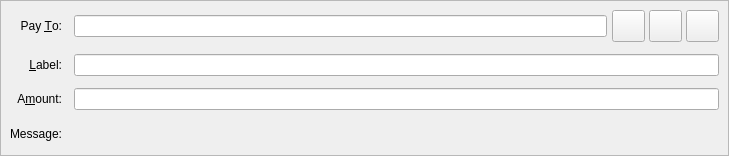
<?xml version="1.0" encoding="UTF-8"?>
<ui version="4.0">
 <class>SendCoinsEntry</class>
 <widget class="QStackedWidget" name="SendCoinsEntry">
  <property name="geometry">
   <rect>
    <x>0</x>
    <y>0</y>
    <width>729</width>
    <height>156</height>
   </rect>
  </property>
  <property name="focusPolicy">
   <enum>Qt::TabFocus</enum>
  </property>
  <property name="autoFillBackground">
   <bool>false</bool>
  </property>
  <widget class="QFrame" name="SendCoins">
   <property name="toolTip">
    <string>This is a normal payment.</string>
   </property>
   <property name="frameShape">
    <enum>QFrame::StyledPanel</enum>
   </property>
   <property name="frameShadow">
    <enum>QFrame::Sunken</enum>
   </property>
   <layout class="QGridLayout" name="gridLayout">
    <property name="spacing">
     <number>12</number>
    </property>
    <item row="0" column="0">
     <widget class="QLabel" name="payToLabel">
      <property name="text">
       <string>Pay &amp;To:</string>
      </property>
      <property name="alignment">
       <set>Qt::AlignRight|Qt::AlignTrailing|Qt::AlignVCenter</set>
      </property>
      <property name="buddy">
       <cstring>payTo</cstring>
      </property>
     </widget>
    </item>
    <item row="0" column="1">
     <layout class="QHBoxLayout" name="payToLayout">
      <property name="spacing">
       <number>0</number>
      </property>
      <item>
       <widget class="QValidatedLineEdit" name="payTo">
        <property name="toolTip">
         <string>The aeriumx address to send the payment to</string>
        </property>
       </widget>
      </item>
      <item>
       <spacer name="horizontalSpacer">
        <property name="orientation">
         <enum>Qt::Horizontal</enum>
        </property>
        <property name="sizeType">
         <enum>QSizePolicy::Fixed</enum>
        </property>
        <property name="sizeHint" stdset="0">
         <size>
          <width>5</width>
          <height>5</height>
         </size>
        </property>
       </spacer>
      </item>
      <item>
       <widget class="QToolButton" name="addressBookButton">
        <property name="toolTip">
         <string>Choose previously used address</string>
        </property>
        <property name="text">
         <string/>
        </property>
        <property name="icon">
         <iconset resource="../aeriumx.qrc">
          <normaloff>:/icons/address-book</normaloff>:/icons/address-book</iconset>
        </property>
        <property name="iconSize">
         <size>
          <width>25</width>
          <height>25</height>
         </size>
        </property>
        <property name="shortcut">
         <string>Alt+A</string>
        </property>
       </widget>
      </item>
      <item>
       <spacer name="horizontalSpacer_2">
        <property name="orientation">
         <enum>Qt::Horizontal</enum>
        </property>
        <property name="sizeType">
         <enum>QSizePolicy::Fixed</enum>
        </property>
        <property name="sizeHint" stdset="0">
         <size>
          <width>4</width>
          <height>4</height>
         </size>
        </property>
       </spacer>
      </item>
      <item>
       <widget class="QToolButton" name="pasteButton">
        <property name="toolTip">
         <string>Paste address from clipboard</string>
        </property>
        <property name="text">
         <string/>
        </property>
        <property name="icon">
         <iconset resource="..../aeriumx.qrc">
          <normaloff>:/icons/editpaste</normaloff>:/icons/editpaste</iconset>
        </property>
        <property name="iconSize">
         <size>
          <width>25</width>
          <height>25</height>
         </size>
        </property>
        <property name="shortcut">
         <string>Alt+P</string>
        </property>
       </widget>
      </item>
      <item>
       <spacer name="horizontalSpacer_3">
        <property name="orientation">
         <enum>Qt::Horizontal</enum>
        </property>
        <property name="sizeType">
         <enum>QSizePolicy::Fixed</enum>
        </property>
        <property name="sizeHint" stdset="0">
         <size>
          <width>4</width>
          <height>4</height>
         </size>
        </property>
       </spacer>
      </item>
      <item>
       <widget class="QToolButton" name="deleteButton">
        <property name="toolTip">
         <string>Remove this entry</string>
        </property>
        <property name="text">
         <string/>
        </property>
        <property name="icon">
         <iconset resource="..../aeriumx.qrc">
          <normaloff>:/icons/remove</normaloff>:/icons/remove</iconset>
        </property>
        <property name="iconSize">
         <size>
          <width>25</width>
          <height>25</height>
         </size>
        </property>
       </widget>
      </item>
     </layout>
    </item>
    <item row="1" column="0">
     <widget class="QLabel" name="labelLabel">
      <property name="text">
       <string>&amp;Label:</string>
      </property>
      <property name="alignment">
       <set>Qt::AlignRight|Qt::AlignTrailing|Qt::AlignVCenter</set>
      </property>
      <property name="buddy">
       <cstring>addAsLabel</cstring>
      </property>
     </widget>
    </item>
    <item row="1" column="1">
     <widget class="QLineEdit" name="addAsLabel">
      <property name="toolTip">
       <string>Enter a label for this address to add it to the list of used addresses</string>
      </property>
     </widget>
    </item>
    <item row="2" column="0">
     <widget class="QLabel" name="amountLabel">
      <property name="text">
       <string>A&amp;mount:</string>
      </property>
      <property name="alignment">
       <set>Qt::AlignRight|Qt::AlignTrailing|Qt::AlignVCenter</set>
      </property>
      <property name="buddy">
       <cstring>payAmount</cstring>
      </property>
     </widget>
    </item>
    <item row="2" column="1">
     <widget class="BitcoinAmountField" name="payAmount"/>
    </item>
    <item row="3" column="0">
     <widget class="QLabel" name="messageLabel">
      <property name="text">
       <string>Message:</string>
      </property>
      <property name="alignment">
       <set>Qt::AlignRight|Qt::AlignTrailing|Qt::AlignVCenter</set>
      </property>
     </widget>
    </item>
    <item row="3" column="1">
     <widget class="QLabel" name="messageTextLabel">
      <property name="toolTip">
       <string>A message that was attached to the aeriumx: URI which will be stored with the transaction for your reference. Note: This message will not be sent over the aeriumx network.</string>
      </property>
      <property name="textFormat">
       <enum>Qt::PlainText</enum>
      </property>
     </widget>
    </item>
   </layout>
  </widget>
  <widget class="QFrame" name="SendCoins_InsecurePaymentRequest">
   <property name="palette">
    <palette>
     <active>
      <colorrole role="WindowText">
       <brush brushstyle="SolidPattern">
        <color alpha="255">
         <red>0</red>
         <green>0</green>
         <blue>0</blue>
        </color>
       </brush>
      </colorrole>
      <colorrole role="Button">
       <brush brushstyle="SolidPattern">
        <color alpha="255">
         <red>255</red>
         <green>255</green>
         <blue>127</blue>
        </color>
       </brush>
      </colorrole>
      <colorrole role="Light">
       <brush brushstyle="SolidPattern">
        <color alpha="255">
         <red>255</red>
         <green>255</green>
         <blue>255</blue>
        </color>
       </brush>
      </colorrole>
      <colorrole role="Midlight">
       <brush brushstyle="SolidPattern">
        <color alpha="255">
         <red>255</red>
         <green>255</green>
         <blue>191</blue>
        </color>
       </brush>
      </colorrole>
      <colorrole role="Dark">
       <brush brushstyle="SolidPattern">
        <color alpha="255">
         <red>127</red>
         <green>127</green>
         <blue>63</blue>
        </color>
       </brush>
      </colorrole>
      <colorrole role="Mid">
       <brush brushstyle="SolidPattern">
        <color alpha="255">
         <red>170</red>
         <green>170</green>
         <blue>84</blue>
        </color>
       </brush>
      </colorrole>
      <colorrole role="Text">
       <brush brushstyle="SolidPattern">
        <color alpha="255">
         <red>0</red>
         <green>0</green>
         <blue>0</blue>
        </color>
       </brush>
      </colorrole>
      <colorrole role="BrightText">
       <brush brushstyle="SolidPattern">
        <color alpha="255">
         <red>255</red>
         <green>255</green>
         <blue>255</blue>
        </color>
       </brush>
      </colorrole>
      <colorrole role="ButtonText">
       <brush brushstyle="SolidPattern">
        <color alpha="255">
         <red>0</red>
         <green>0</green>
         <blue>0</blue>
        </color>
       </brush>
      </colorrole>
      <colorrole role="Base">
       <brush brushstyle="SolidPattern">
        <color alpha="255">
         <red>255</red>
         <green>255</green>
         <blue>255</blue>
        </color>
       </brush>
      </colorrole>
      <colorrole role="Window">
       <brush brushstyle="SolidPattern">
        <color alpha="255">
         <red>255</red>
         <green>255</green>
         <blue>127</blue>
        </color>
       </brush>
      </colorrole>
      <colorrole role="Shadow">
       <brush brushstyle="SolidPattern">
        <color alpha="255">
         <red>0</red>
         <green>0</green>
         <blue>0</blue>
        </color>
       </brush>
      </colorrole>
      <colorrole role="AlternateBase">
       <brush brushstyle="SolidPattern">
        <color alpha="255">
         <red>255</red>
         <green>255</green>
         <blue>191</blue>
        </color>
       </brush>
      </colorrole>
      <colorrole role="ToolTipBase">
       <brush brushstyle="SolidPattern">
        <color alpha="255">
         <red>255</red>
         <green>255</green>
         <blue>220</blue>
        </color>
       </brush>
      </colorrole>
      <colorrole role="ToolTipText">
       <brush brushstyle="SolidPattern">
        <color alpha="255">
         <red>0</red>
         <green>0</green>
         <blue>0</blue>
        </color>
       </brush>
      </colorrole>
     </active>
     <inactive>
      <colorrole role="WindowText">
       <brush brushstyle="SolidPattern">
        <color alpha="255">
         <red>0</red>
         <green>0</green>
         <blue>0</blue>
        </color>
       </brush>
      </colorrole>
      <colorrole role="Button">
       <brush brushstyle="SolidPattern">
        <color alpha="255">
         <red>255</red>
         <green>255</green>
         <blue>127</blue>
        </color>
       </brush>
      </colorrole>
      <colorrole role="Light">
       <brush brushstyle="SolidPattern">
        <color alpha="255">
         <red>255</red>
         <green>255</green>
         <blue>255</blue>
        </color>
       </brush>
      </colorrole>
      <colorrole role="Midlight">
       <brush brushstyle="SolidPattern">
        <color alpha="255">
         <red>255</red>
         <green>255</green>
         <blue>191</blue>
        </color>
       </brush>
      </colorrole>
      <colorrole role="Dark">
       <brush brushstyle="SolidPattern">
        <color alpha="255">
         <red>127</red>
         <green>127</green>
         <blue>63</blue>
        </color>
       </brush>
      </colorrole>
      <colorrole role="Mid">
       <brush brushstyle="SolidPattern">
        <color alpha="255">
         <red>170</red>
         <green>170</green>
         <blue>84</blue>
        </color>
       </brush>
      </colorrole>
      <colorrole role="Text">
       <brush brushstyle="SolidPattern">
        <color alpha="255">
         <red>0</red>
         <green>0</green>
         <blue>0</blue>
        </color>
       </brush>
      </colorrole>
      <colorrole role="BrightText">
       <brush brushstyle="SolidPattern">
        <color alpha="255">
         <red>255</red>
         <green>255</green>
         <blue>255</blue>
        </color>
       </brush>
      </colorrole>
      <colorrole role="ButtonText">
       <brush brushstyle="SolidPattern">
        <color alpha="255">
         <red>0</red>
         <green>0</green>
         <blue>0</blue>
        </color>
       </brush>
      </colorrole>
      <colorrole role="Base">
       <brush brushstyle="SolidPattern">
        <color alpha="255">
         <red>255</red>
         <green>255</green>
         <blue>255</blue>
        </color>
       </brush>
      </colorrole>
      <colorrole role="Window">
       <brush brushstyle="SolidPattern">
        <color alpha="255">
         <red>255</red>
         <green>255</green>
         <blue>127</blue>
        </color>
       </brush>
      </colorrole>
      <colorrole role="Shadow">
       <brush brushstyle="SolidPattern">
        <color alpha="255">
         <red>0</red>
         <green>0</green>
         <blue>0</blue>
        </color>
       </brush>
      </colorrole>
      <colorrole role="AlternateBase">
       <brush brushstyle="SolidPattern">
        <color alpha="255">
         <red>255</red>
         <green>255</green>
         <blue>191</blue>
        </color>
       </brush>
      </colorrole>
      <colorrole role="ToolTipBase">
       <brush brushstyle="SolidPattern">
        <color alpha="255">
         <red>255</red>
         <green>255</green>
         <blue>220</blue>
        </color>
       </brush>
      </colorrole>
      <colorrole role="ToolTipText">
       <brush brushstyle="SolidPattern">
        <color alpha="255">
         <red>0</red>
         <green>0</green>
         <blue>0</blue>
        </color>
       </brush>
      </colorrole>
     </inactive>
     <disabled>
      <colorrole role="WindowText">
       <brush brushstyle="SolidPattern">
        <color alpha="255">
         <red>127</red>
         <green>127</green>
         <blue>63</blue>
        </color>
       </brush>
      </colorrole>
      <colorrole role="Button">
       <brush brushstyle="SolidPattern">
        <color alpha="255">
         <red>255</red>
         <green>255</green>
         <blue>127</blue>
        </color>
       </brush>
      </colorrole>
      <colorrole role="Light">
       <brush brushstyle="SolidPattern">
        <color alpha="255">
         <red>255</red>
         <green>255</green>
         <blue>255</blue>
        </color>
       </brush>
      </colorrole>
      <colorrole role="Midlight">
       <brush brushstyle="SolidPattern">
        <color alpha="255">
         <red>255</red>
         <green>255</green>
         <blue>191</blue>
        </color>
       </brush>
      </colorrole>
      <colorrole role="Dark">
       <brush brushstyle="SolidPattern">
        <color alpha="255">
         <red>127</red>
         <green>127</green>
         <blue>63</blue>
        </color>
       </brush>
      </colorrole>
      <colorrole role="Mid">
       <brush brushstyle="SolidPattern">
        <color alpha="255">
         <red>170</red>
         <green>170</green>
         <blue>84</blue>
        </color>
       </brush>
      </colorrole>
      <colorrole role="Text">
       <brush brushstyle="SolidPattern">
        <color alpha="255">
         <red>127</red>
         <green>127</green>
         <blue>63</blue>
        </color>
       </brush>
      </colorrole>
      <colorrole role="BrightText">
       <brush brushstyle="SolidPattern">
        <color alpha="255">
         <red>255</red>
         <green>255</green>
         <blue>255</blue>
        </color>
       </brush>
      </colorrole>
      <colorrole role="ButtonText">
       <brush brushstyle="SolidPattern">
        <color alpha="255">
         <red>127</red>
         <green>127</green>
         <blue>63</blue>
        </color>
       </brush>
      </colorrole>
      <colorrole role="Base">
       <brush brushstyle="SolidPattern">
        <color alpha="255">
         <red>255</red>
         <green>255</green>
         <blue>127</blue>
        </color>
       </brush>
      </colorrole>
      <colorrole role="Window">
       <brush brushstyle="SolidPattern">
        <color alpha="255">
         <red>255</red>
         <green>255</green>
         <blue>127</blue>
        </color>
       </brush>
      </colorrole>
      <colorrole role="Shadow">
       <brush brushstyle="SolidPattern">
        <color alpha="255">
         <red>0</red>
         <green>0</green>
         <blue>0</blue>
        </color>
       </brush>
      </colorrole>
      <colorrole role="AlternateBase">
       <brush brushstyle="SolidPattern">
        <color alpha="255">
         <red>255</red>
         <green>255</green>
         <blue>127</blue>
        </color>
       </brush>
      </colorrole>
      <colorrole role="ToolTipBase">
       <brush brushstyle="SolidPattern">
        <color alpha="255">
         <red>255</red>
         <green>255</green>
         <blue>220</blue>
        </color>
       </brush>
      </colorrole>
      <colorrole role="ToolTipText">
       <brush brushstyle="SolidPattern">
        <color alpha="255">
         <red>0</red>
         <green>0</green>
         <blue>0</blue>
        </color>
       </brush>
      </colorrole>
     </disabled>
    </palette>
   </property>
   <property name="toolTip">
    <string>This is an unverified payment request.</string>
   </property>
   <property name="autoFillBackground">
    <bool>true</bool>
   </property>
   <property name="frameShape">
    <enum>QFrame::StyledPanel</enum>
   </property>
   <property name="frameShadow">
    <enum>QFrame::Sunken</enum>
   </property>
   <layout class="QGridLayout" name="gridLayout_is">
    <property name="spacing">
     <number>12</number>
    </property>
    <item row="0" column="0">
     <widget class="QLabel" name="payToLabel_is">
      <property name="text">
       <string>Pay To:</string>
      </property>
      <property name="alignment">
       <set>Qt::AlignRight|Qt::AlignTrailing|Qt::AlignVCenter</set>
      </property>
     </widget>
    </item>
    <item row="0" column="1">
     <layout class="QHBoxLayout" name="payToLayout_is">
      <property name="spacing">
       <number>0</number>
      </property>
      <item>
       <widget class="QLabel" name="payTo_is"/>
      </item>
      <item>
       <widget class="QToolButton" name="deleteButton_is">
        <property name="toolTip">
         <string>Remove this entry</string>
        </property>
        <property name="text">
         <string/>
        </property>
        <property name="icon">
         <iconset resource="..../aeriumx.qrc">
          <normaloff>:/icons/remove</normaloff>:/icons/remove</iconset>
        </property>
       </widget>
      </item>
     </layout>
    </item>
    <item row="1" column="0">
     <widget class="QLabel" name="memoLabel_is">
      <property name="text">
       <string>Memo:</string>
      </property>
      <property name="alignment">
       <set>Qt::AlignRight|Qt::AlignTrailing|Qt::AlignVCenter</set>
      </property>
     </widget>
    </item>
    <item row="1" column="1">
     <widget class="QLabel" name="memoTextLabel_is">
      <property name="textFormat">
       <enum>Qt::PlainText</enum>
      </property>
     </widget>
    </item>
    <item row="2" column="0">
     <widget class="QLabel" name="amountLabel_is">
      <property name="text">
       <string>A&amp;mount:</string>
      </property>
      <property name="alignment">
       <set>Qt::AlignRight|Qt::AlignTrailing|Qt::AlignVCenter</set>
      </property>
      <property name="buddy">
       <cstring>payAmount_is</cstring>
      </property>
     </widget>
    </item>
    <item row="2" column="1">
     <widget class="BitcoinAmountField" name="payAmount_is">
      <property name="acceptDrops">
       <bool>false</bool>
      </property>
     </widget>
    </item>
   </layout>
  </widget>
  <widget class="QFrame" name="SendCoins_SecurePaymentRequest">
   <property name="palette">
    <palette>
     <active>
      <colorrole role="WindowText">
       <brush brushstyle="SolidPattern">
        <color alpha="255">
         <red>0</red>
         <green>0</green>
         <blue>0</blue>
        </color>
       </brush>
      </colorrole>
      <colorrole role="Button">
       <brush brushstyle="SolidPattern">
        <color alpha="255">
         <red>140</red>
         <green>232</green>
         <blue>119</blue>
        </color>
       </brush>
      </colorrole>
      <colorrole role="Light">
       <brush brushstyle="SolidPattern">
        <color alpha="255">
         <red>230</red>
         <green>255</green>
         <blue>224</blue>
        </color>
       </brush>
      </colorrole>
      <colorrole role="Midlight">
       <brush brushstyle="SolidPattern">
        <color alpha="255">
         <red>185</red>
         <green>243</green>
         <blue>171</blue>
        </color>
       </brush>
      </colorrole>
      <colorrole role="Dark">
       <brush brushstyle="SolidPattern">
        <color alpha="255">
         <red>70</red>
         <green>116</green>
         <blue>59</blue>
        </color>
       </brush>
      </colorrole>
      <colorrole role="Mid">
       <brush brushstyle="SolidPattern">
        <color alpha="255">
         <red>93</red>
         <green>155</green>
         <blue>79</blue>
        </color>
       </brush>
      </colorrole>
      <colorrole role="Text">
       <brush brushstyle="SolidPattern">
        <color alpha="255">
         <red>0</red>
         <green>0</green>
         <blue>0</blue>
        </color>
       </brush>
      </colorrole>
      <colorrole role="BrightText">
       <brush brushstyle="SolidPattern">
        <color alpha="255">
         <red>155</red>
         <green>255</green>
         <blue>147</blue>
        </color>
       </brush>
      </colorrole>
      <colorrole role="ButtonText">
       <brush brushstyle="SolidPattern">
        <color alpha="255">
         <red>0</red>
         <green>0</green>
         <blue>0</blue>
        </color>
       </brush>
      </colorrole>
      <colorrole role="Base">
       <brush brushstyle="SolidPattern">
        <color alpha="255">
         <red>119</red>
         <green>255</green>
         <blue>233</blue>
        </color>
       </brush>
      </colorrole>
      <colorrole role="Window">
       <brush brushstyle="SolidPattern">
        <color alpha="255">
         <red>140</red>
         <green>232</green>
         <blue>119</blue>
        </color>
       </brush>
      </colorrole>
      <colorrole role="Shadow">
       <brush brushstyle="SolidPattern">
        <color alpha="255">
         <red>0</red>
         <green>0</green>
         <blue>0</blue>
        </color>
       </brush>
      </colorrole>
      <colorrole role="AlternateBase">
       <brush brushstyle="SolidPattern">
        <color alpha="255">
         <red>197</red>
         <green>243</green>
         <blue>187</blue>
        </color>
       </brush>
      </colorrole>
      <colorrole role="NoRole">
       <brush brushstyle="SolidPattern">
        <color alpha="255">
         <red>125</red>
         <green>194</green>
         <blue>122</blue>
        </color>
       </brush>
      </colorrole>
      <colorrole role="ToolTipBase">
       <brush brushstyle="SolidPattern">
        <color alpha="255">
         <red>255</red>
         <green>255</green>
         <blue>220</blue>
        </color>
       </brush>
      </colorrole>
      <colorrole role="ToolTipText">
       <brush brushstyle="SolidPattern">
        <color alpha="255">
         <red>0</red>
         <green>0</green>
         <blue>0</blue>
        </color>
       </brush>
      </colorrole>
     </active>
     <inactive>
      <colorrole role="WindowText">
       <brush brushstyle="SolidPattern">
        <color alpha="255">
         <red>0</red>
         <green>0</green>
         <blue>0</blue>
        </color>
       </brush>
      </colorrole>
      <colorrole role="Button">
       <brush brushstyle="SolidPattern">
        <color alpha="255">
         <red>140</red>
         <green>232</green>
         <blue>119</blue>
        </color>
       </brush>
      </colorrole>
      <colorrole role="Light">
       <brush brushstyle="SolidPattern">
        <color alpha="255">
         <red>230</red>
         <green>255</green>
         <blue>224</blue>
        </color>
       </brush>
      </colorrole>
      <colorrole role="Midlight">
       <brush brushstyle="SolidPattern">
        <color alpha="255">
         <red>185</red>
         <green>243</green>
         <blue>171</blue>
        </color>
       </brush>
      </colorrole>
      <colorrole role="Dark">
       <brush brushstyle="SolidPattern">
        <color alpha="255">
         <red>70</red>
         <green>116</green>
         <blue>59</blue>
        </color>
       </brush>
      </colorrole>
      <colorrole role="Mid">
       <brush brushstyle="SolidPattern">
        <color alpha="255">
         <red>93</red>
         <green>155</green>
         <blue>79</blue>
        </color>
       </brush>
      </colorrole>
      <colorrole role="Text">
       <brush brushstyle="SolidPattern">
        <color alpha="255">
         <red>0</red>
         <green>0</green>
         <blue>0</blue>
        </color>
       </brush>
      </colorrole>
      <colorrole role="BrightText">
       <brush brushstyle="SolidPattern">
        <color alpha="255">
         <red>155</red>
         <green>255</green>
         <blue>147</blue>
        </color>
       </brush>
      </colorrole>
      <colorrole role="ButtonText">
       <brush brushstyle="SolidPattern">
        <color alpha="255">
         <red>0</red>
         <green>0</green>
         <blue>0</blue>
        </color>
       </brush>
      </colorrole>
      <colorrole role="Base">
       <brush brushstyle="SolidPattern">
        <color alpha="255">
         <red>119</red>
         <green>255</green>
         <blue>233</blue>
        </color>
       </brush>
      </colorrole>
      <colorrole role="Window">
       <brush brushstyle="SolidPattern">
        <color alpha="255">
         <red>140</red>
         <green>232</green>
         <blue>119</blue>
        </color>
       </brush>
      </colorrole>
      <colorrole role="Shadow">
       <brush brushstyle="SolidPattern">
        <color alpha="255">
         <red>0</red>
         <green>0</green>
         <blue>0</blue>
        </color>
       </brush>
      </colorrole>
      <colorrole role="AlternateBase">
       <brush brushstyle="SolidPattern">
        <color alpha="255">
         <red>197</red>
         <green>243</green>
         <blue>187</blue>
        </color>
       </brush>
      </colorrole>
      <colorrole role="NoRole">
       <brush brushstyle="SolidPattern">
        <color alpha="255">
         <red>125</red>
         <green>194</green>
         <blue>122</blue>
        </color>
       </brush>
      </colorrole>
      <colorrole role="ToolTipBase">
       <brush brushstyle="SolidPattern">
        <color alpha="255">
         <red>255</red>
         <green>255</green>
         <blue>220</blue>
        </color>
       </brush>
      </colorrole>
      <colorrole role="ToolTipText">
       <brush brushstyle="SolidPattern">
        <color alpha="255">
         <red>0</red>
         <green>0</green>
         <blue>0</blue>
        </color>
       </brush>
      </colorrole>
     </inactive>
     <disabled>
      <colorrole role="WindowText">
       <brush brushstyle="SolidPattern">
        <color alpha="255">
         <red>70</red>
         <green>116</green>
         <blue>59</blue>
        </color>
       </brush>
      </colorrole>
      <colorrole role="Button">
       <brush brushstyle="SolidPattern">
        <color alpha="255">
         <red>140</red>
         <green>232</green>
         <blue>119</blue>
        </color>
       </brush>
      </colorrole>
      <colorrole role="Light">
       <brush brushstyle="SolidPattern">
        <color alpha="255">
         <red>230</red>
         <green>255</green>
         <blue>224</blue>
        </color>
       </brush>
      </colorrole>
      <colorrole role="Midlight">
       <brush brushstyle="SolidPattern">
        <color alpha="255">
         <red>185</red>
         <green>243</green>
         <blue>171</blue>
        </color>
       </brush>
      </colorrole>
      <colorrole role="Dark">
       <brush brushstyle="SolidPattern">
        <color alpha="255">
         <red>70</red>
         <green>116</green>
         <blue>59</blue>
        </color>
       </brush>
      </colorrole>
      <colorrole role="Mid">
       <brush brushstyle="SolidPattern">
        <color alpha="255">
         <red>93</red>
         <green>155</green>
         <blue>79</blue>
        </color>
       </brush>
      </colorrole>
      <colorrole role="Text">
       <brush brushstyle="SolidPattern">
        <color alpha="255">
         <red>70</red>
         <green>116</green>
         <blue>59</blue>
        </color>
       </brush>
      </colorrole>
      <colorrole role="BrightText">
       <brush brushstyle="SolidPattern">
        <color alpha="255">
         <red>155</red>
         <green>255</green>
         <blue>147</blue>
        </color>
       </brush>
      </colorrole>
      <colorrole role="ButtonText">
       <brush brushstyle="SolidPattern">
        <color alpha="255">
         <red>70</red>
         <green>116</green>
         <blue>59</blue>
        </color>
       </brush>
      </colorrole>
      <colorrole role="Base">
       <brush brushstyle="SolidPattern">
        <color alpha="255">
         <red>140</red>
         <green>232</green>
         <blue>119</blue>
        </color>
       </brush>
      </colorrole>
      <colorrole role="Window">
       <brush brushstyle="SolidPattern">
        <color alpha="255">
         <red>140</red>
         <green>232</green>
         <blue>119</blue>
        </color>
       </brush>
      </colorrole>
      <colorrole role="Shadow">
       <brush brushstyle="SolidPattern">
        <color alpha="255">
         <red>0</red>
         <green>0</green>
         <blue>0</blue>
        </color>
       </brush>
      </colorrole>
      <colorrole role="AlternateBase">
       <brush brushstyle="SolidPattern">
        <color alpha="255">
         <red>140</red>
         <green>232</green>
         <blue>119</blue>
        </color>
       </brush>
      </colorrole>
      <colorrole role="NoRole">
       <brush brushstyle="SolidPattern">
        <color alpha="255">
         <red>125</red>
         <green>194</green>
         <blue>122</blue>
        </color>
       </brush>
      </colorrole>
      <colorrole role="ToolTipBase">
       <brush brushstyle="SolidPattern">
        <color alpha="255">
         <red>255</red>
         <green>255</green>
         <blue>220</blue>
        </color>
       </brush>
      </colorrole>
      <colorrole role="ToolTipText">
       <brush brushstyle="SolidPattern">
        <color alpha="255">
         <red>0</red>
         <green>0</green>
         <blue>0</blue>
        </color>
       </brush>
      </colorrole>
     </disabled>
    </palette>
   </property>
   <property name="toolTip">
    <string>This is a verified payment request.</string>
   </property>
   <property name="autoFillBackground">
    <bool>true</bool>
   </property>
   <property name="frameShape">
    <enum>QFrame::StyledPanel</enum>
   </property>
   <property name="frameShadow">
    <enum>QFrame::Sunken</enum>
   </property>
   <layout class="QGridLayout" name="gridLayout_s">
    <property name="spacing">
     <number>12</number>
    </property>
    <item row="0" column="0">
     <widget class="QLabel" name="payToLabel_s">
      <property name="text">
       <string>Pay To:</string>
      </property>
      <property name="alignment">
       <set>Qt::AlignRight|Qt::AlignTrailing|Qt::AlignVCenter</set>
      </property>
     </widget>
    </item>
    <item row="0" column="1">
     <layout class="QHBoxLayout" name="payToLayout_s">
      <property name="spacing">
       <number>0</number>
      </property>
      <item>
       <widget class="QLabel" name="payTo_s">
        <property name="textFormat">
         <enum>Qt::PlainText</enum>
        </property>
       </widget>
      </item>
      <item>
       <widget class="QToolButton" name="deleteButton_s">
        <property name="toolTip">
         <string>Remove this entry</string>
        </property>
        <property name="text">
         <string/>
        </property>
        <property name="icon">
         <iconset resource="..../aeriumx.qrc">
          <normaloff>:/icons/remove</normaloff>:/icons/remove</iconset>
        </property>
       </widget>
      </item>
     </layout>
    </item>
    <item row="1" column="0">
     <widget class="QLabel" name="memoLabel_s">
      <property name="text">
       <string>Memo:</string>
      </property>
      <property name="alignment">
       <set>Qt::AlignRight|Qt::AlignTrailing|Qt::AlignVCenter</set>
      </property>
     </widget>
    </item>
    <item row="1" column="1">
     <widget class="QLabel" name="memoTextLabel_s">
      <property name="textFormat">
       <enum>Qt::PlainText</enum>
      </property>
     </widget>
    </item>
    <item row="2" column="0">
     <widget class="QLabel" name="amountLabel_s">
      <property name="text">
       <string>A&amp;mount:</string>
      </property>
      <property name="alignment">
       <set>Qt::AlignRight|Qt::AlignTrailing|Qt::AlignVCenter</set>
      </property>
      <property name="buddy">
       <cstring>payAmount_s</cstring>
      </property>
     </widget>
    </item>
    <item row="2" column="1">
     <widget class="BitcoinAmountField" name="payAmount_s">
      <property name="acceptDrops">
       <bool>false</bool>
      </property>
     </widget>
    </item>
   </layout>
  </widget>
 </widget>
 <customwidgets>
  <customwidget>
   <class>QValidatedLineEdit</class>
   <extends>QLineEdit</extends>
   <header>qvalidatedlineedit.h</header>
  </customwidget>
  <customwidget>
   <class>BitcoinAmountField</class>
   <extends>QLineEdit</extends>
   <header>bitcoinamountfield.h</header>
   <container>1</container>
  </customwidget>
 </customwidgets>
 <tabstops>
  <tabstop>payTo</tabstop>
  <tabstop>addressBookButton</tabstop>
  <tabstop>pasteButton</tabstop>
  <tabstop>deleteButton</tabstop>
  <tabstop>addAsLabel</tabstop>
  <tabstop>payAmount</tabstop>
  <tabstop>payAmount_is</tabstop>
  <tabstop>deleteButton_is</tabstop>
  <tabstop>payAmount_s</tabstop>
  <tabstop>deleteButton_s</tabstop>
 </tabstops>
 <resources>
  <include location="..../aeriumx.qrc"/>
 </resources>
 <connections/>
</ui>
